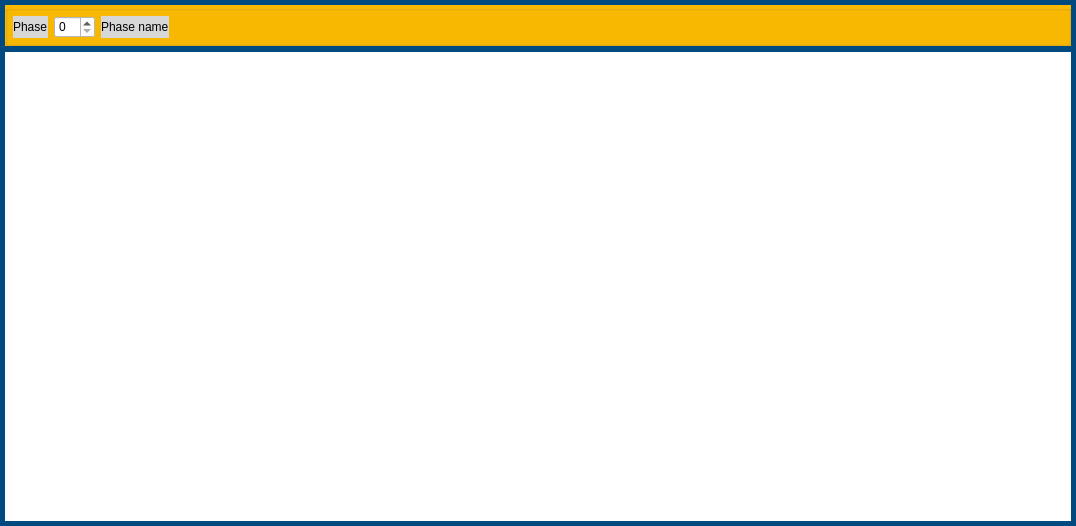
<?xml version="1.0" encoding="UTF-8"?>
<ui version="4.0">
 <class>Form</class>
 <widget class="QWidget" name="Form">
  <property name="geometry">
   <rect>
    <x>0</x>
    <y>0</y>
    <width>1076</width>
    <height>526</height>
   </rect>
  </property>
  <property name="windowTitle">
   <string>Settlement in soil section</string>
  </property>
  <property name="styleSheet">
   <string notr="true">QWidget{background-color: rgb(0, 74, 127);}

QGroupBox{background-color: rgb(251, 185, 0);}

QWidget#widget{background-color: rgb(255, 255, 255);}

QLabel{background-color:rgb(215, 215, 215);}</string>
  </property>
  <layout class="QVBoxLayout" name="verticalLayout">
   <property name="leftMargin">
    <number>5</number>
   </property>
   <property name="topMargin">
    <number>5</number>
   </property>
   <property name="rightMargin">
    <number>5</number>
   </property>
   <property name="bottomMargin">
    <number>5</number>
   </property>
   <item>
    <widget class="QGroupBox" name="groupBox">
     <property name="title">
      <string/>
     </property>
     <layout class="QGridLayout" name="gridLayout">
      <property name="leftMargin">
       <number>5</number>
      </property>
      <property name="topMargin">
       <number>5</number>
      </property>
      <property name="rightMargin">
       <number>5</number>
      </property>
      <property name="bottomMargin">
       <number>5</number>
      </property>
      <item row="0" column="0">
       <widget class="QLabel" name="label">
        <property name="text">
         <string>Phase</string>
        </property>
       </widget>
      </item>
      <item row="0" column="1">
       <widget class="QSpinBox" name="spinBox">
        <property name="styleSheet">
         <string notr="true">background-color: rgb(255, 255, 255);</string>
        </property>
       </widget>
      </item>
      <item row="0" column="2">
       <widget class="QLabel" name="label_2">
        <property name="styleSheet">
         <string notr="true"/>
        </property>
        <property name="text">
         <string>Phase name</string>
        </property>
       </widget>
      </item>
      <item row="0" column="3">
       <spacer name="horizontalSpacer">
        <property name="orientation">
         <enum>Qt::Horizontal</enum>
        </property>
        <property name="sizeHint" stdset="0">
         <size>
          <width>895</width>
          <height>20</height>
         </size>
        </property>
       </spacer>
      </item>
     </layout>
    </widget>
   </item>
   <item>
    <widget class="QWidget" name="widget" native="true">
     <property name="sizePolicy">
      <sizepolicy hsizetype="Expanding" vsizetype="Expanding">
       <horstretch>0</horstretch>
       <verstretch>0</verstretch>
      </sizepolicy>
     </property>
    </widget>
   </item>
  </layout>
 </widget>
 <resources/>
 <connections/>
</ui>
